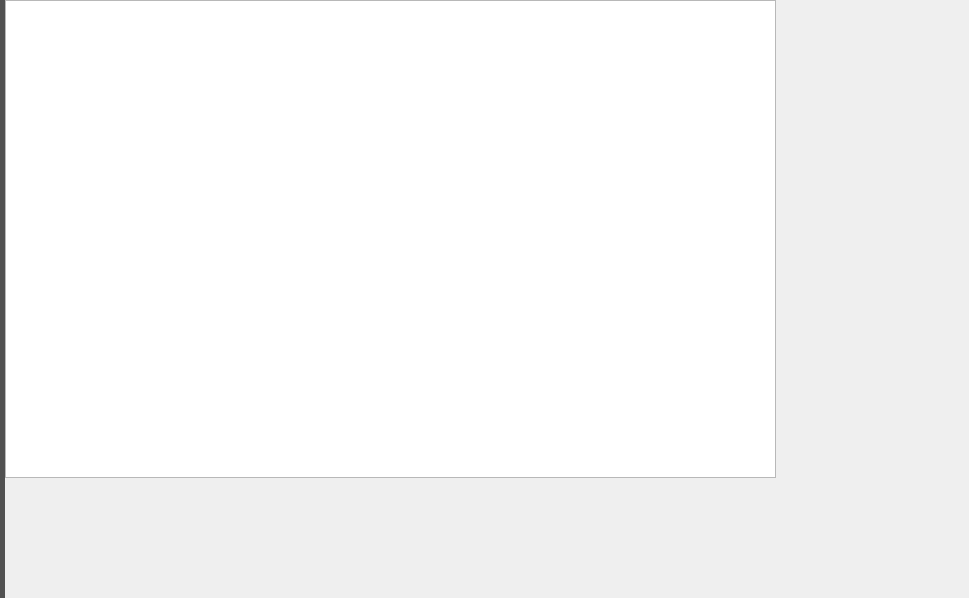
<?xml version="1.0" encoding="UTF-8"?>
<ui version="4.0">
 <class>FancyTabWidgetClass</class>
 <widget class="QWidget" name="FancyTabWidgetClass">
  <property name="geometry">
   <rect>
    <x>0</x>
    <y>0</y>
    <width>969</width>
    <height>598</height>
   </rect>
  </property>
  <property name="windowTitle">
   <string>FancyTabWidget</string>
  </property>
  <layout class="QHBoxLayout" name="horizontalLayout" stretch="0,0">
   <property name="spacing">
    <number>0</number>
   </property>
   <property name="leftMargin">
    <number>0</number>
   </property>
   <property name="topMargin">
    <number>0</number>
   </property>
   <property name="rightMargin">
    <number>0</number>
   </property>
   <property name="bottomMargin">
    <number>0</number>
   </property>
   <item>
    <widget class="QWidget" name="tabholder" native="true">
     <property name="autoFillBackground">
      <bool>false</bool>
     </property>
     <property name="styleSheet">
      <string notr="true">background-color: rgb(81, 81, 81);</string>
     </property>
     <layout class="QVBoxLayout" name="verticalLayout_2">
      <property name="spacing">
       <number>0</number>
      </property>
      <property name="leftMargin">
       <number>5</number>
      </property>
      <property name="topMargin">
       <number>0</number>
      </property>
      <property name="rightMargin">
       <number>0</number>
      </property>
      <property name="bottomMargin">
       <number>0</number>
      </property>
      <item>
       <widget class="QWidget" name="selectionWidget" native="true">
        <layout class="QVBoxLayout" name="verticalLayout_4">
         <property name="spacing">
          <number>0</number>
         </property>
         <property name="leftMargin">
          <number>0</number>
         </property>
         <property name="topMargin">
          <number>0</number>
         </property>
         <property name="rightMargin">
          <number>0</number>
         </property>
         <property name="bottomMargin">
          <number>0</number>
         </property>
        </layout>
       </widget>
      </item>
     </layout>
    </widget>
   </item>
   <item>
    <widget class="QStackedWidget" name="commonstackedWidget">
     <widget class="QWidget" name="commonstackedWidgetPage1">
      <layout class="QHBoxLayout" name="horizontalLayout_2" stretch="8,2">
       <property name="spacing">
        <number>0</number>
       </property>
       <property name="leftMargin">
        <number>0</number>
       </property>
       <property name="topMargin">
        <number>0</number>
       </property>
       <property name="rightMargin">
        <number>0</number>
       </property>
       <property name="bottomMargin">
        <number>0</number>
       </property>
       <item>
        <widget class="QWidget" name="widget" native="true">
         <layout class="QVBoxLayout" name="verticalLayout" stretch="8,2">
          <property name="spacing">
           <number>0</number>
          </property>
          <property name="leftMargin">
           <number>0</number>
          </property>
          <property name="topMargin">
           <number>0</number>
          </property>
          <property name="rightMargin">
           <number>0</number>
          </property>
          <property name="bottomMargin">
           <number>0</number>
          </property>
          <item>
           <layout class="QGridLayout" name="gridLayout">
            <item row="1" column="0">
             <widget class="QStackedWidget" name="stackedWidget">
              <widget class="QWidget" name="cameraviewwidget">
               <layout class="QGridLayout" name="gridLayout_2">
                <property name="leftMargin">
                 <number>0</number>
                </property>
                <property name="topMargin">
                 <number>0</number>
                </property>
                <property name="rightMargin">
                 <number>0</number>
                </property>
                <property name="bottomMargin">
                 <number>0</number>
                </property>
                <property name="spacing">
                 <number>0</number>
                </property>
                <item row="0" column="0">
                 <widget class="QGraphicsView" name="graphicsView"/>
                </item>
               </layout>
              </widget>
             </widget>
            </item>
           </layout>
          </item>
          <item>
           <widget class="QStackedWidget" name="resultstack"/>
          </item>
         </layout>
        </widget>
       </item>
       <item>
        <widget class="QStackedWidget" name="logicstack">
         <property name="currentIndex">
          <number>-1</number>
         </property>
        </widget>
       </item>
      </layout>
     </widget>
    </widget>
   </item>
  </layout>
 </widget>
 <layoutdefault spacing="6" margin="11"/>
 <resources/>
 <connections/>
</ui>
